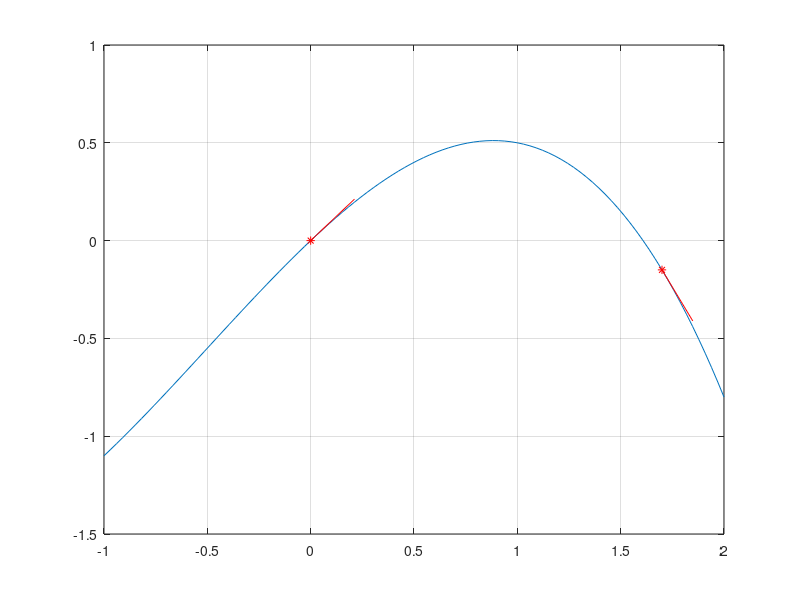

MATLAB code to generate this figure: (Note: this script raises an error after producing the figure.)
% scale-free Hermite interpolation
% demonstrate fit to polynomial x-a1*x.^2-a2*x.^3 at 0 and s1

clf;

s1 = 1.7;

a1 = 0.3;
a2 = 0.2;

f  = @(x) (x-a1*x.^2-a2*x.^3);
fs = @(x) (ones(size(x))-2*a1*x-3*a2*x.^2);

x = linspace(-1,2,100);
plot(x,f(x))
grid on

x0 = [0 ;  f(0)];
t0 = [1 ; fs(0)];
al1 = norm(t0);
t0 = t0/al1;

x1 = [s1 ;  f(s1)];
t1 = [ 1 ; fs(s1)];
be1 = norm(t1);
t1 = t1/be1;

hold on

plot(x0(1), x0(2), 'r*');
x = [x0, x0+0.3*t0];
plot(x(1,:), x(2,:), 'r');

plot(x1(1), x1(2), 'r*');
x = [x1, x1+0.3*t1];
plot(x(1,:), x(2,:), 'r');

hold off

% [A B C D al] = sfh3coeff(x0, t0, x1, t1, [1.58, 0.93]);
[A B C D al] = sfh3coeff(x0, t0, x1, t1);
sqrt(sum(h3nrmeval(A,B,C,D,[0 1])))

x  = linspace(-1,2,100);
y  = h3eval(A, B, C, D, x);
ys = h3teval(A, B, C, D, x);

hold on
plot(y(1,:), y(2,:), 'g.');
hold off
axis([-1.5 2 -1.5 1])

COEFF = [A B C D]

[A B C D] = sfh3xcoeff(x0, t0, x1, t1);

x  = linspace(0,0.3,10);
y  = h3eval(A, B, C, D, x);

hold on
plot(y(1,:), y(2,:), 'm.');
hold off
